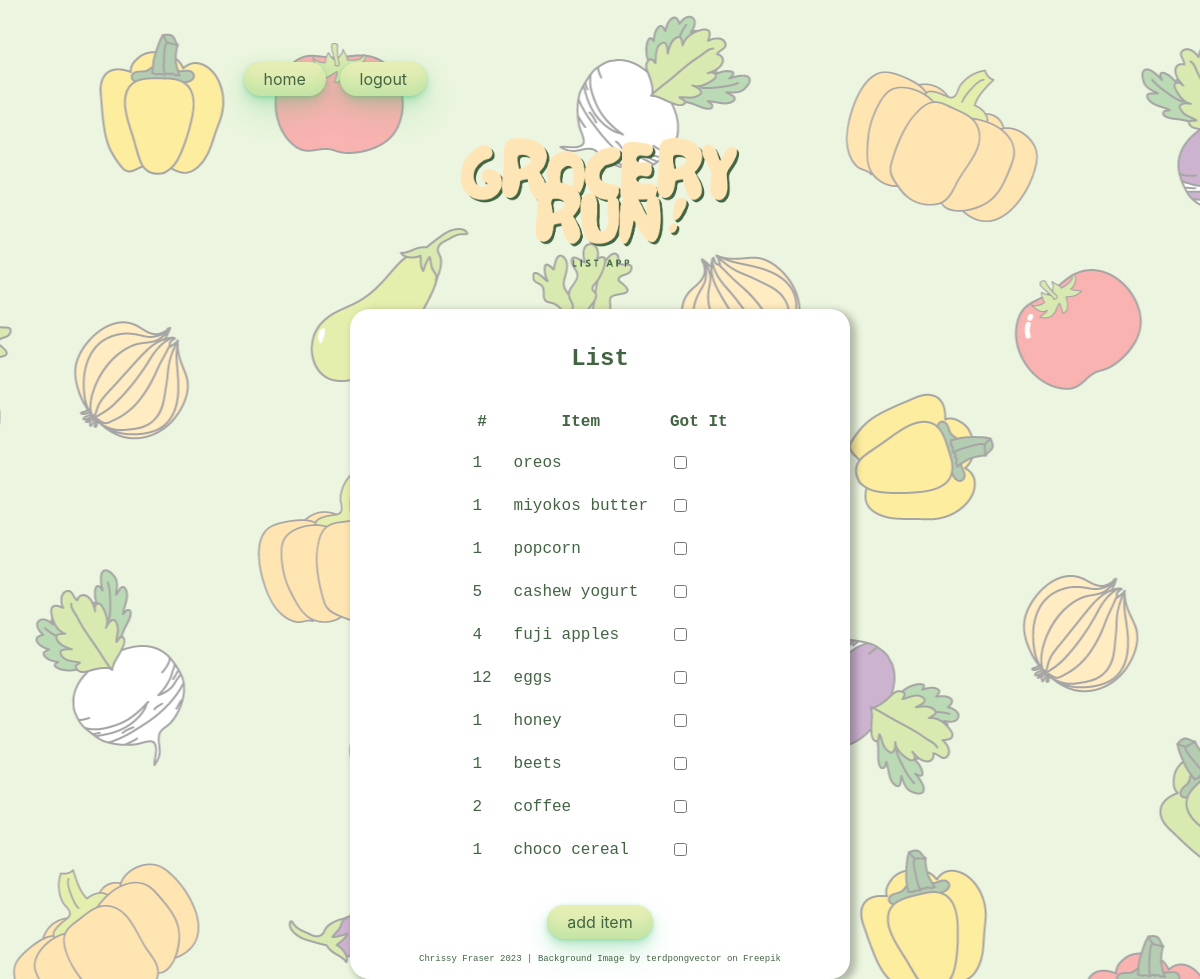
The app's page /grocery_run/home/ (signed in), older data.
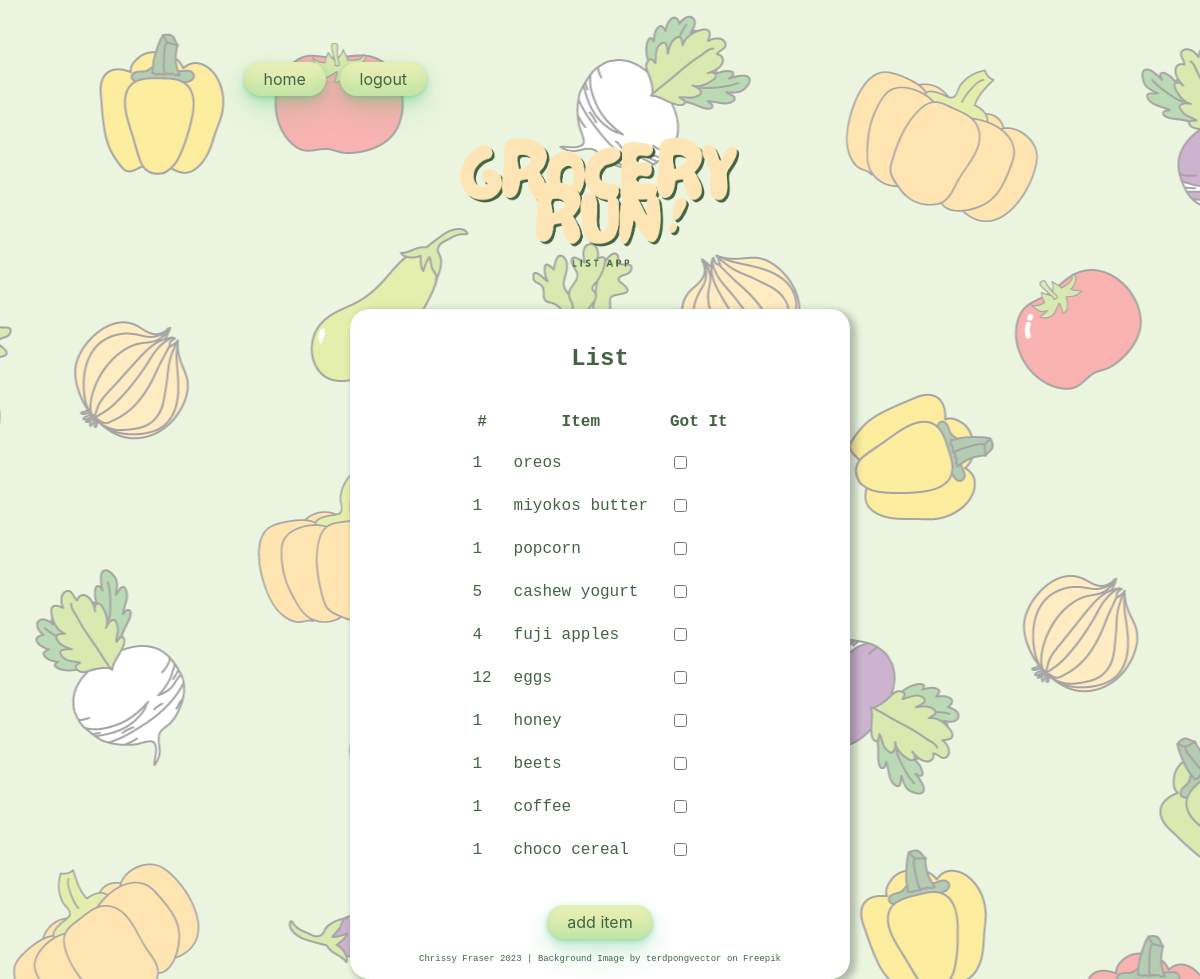
The same page, newer data.
### grocery_run/models.py (models this page shows, shortened)
class Item(models.Model):
    name = models.CharField(max_length=100)
    quantity = models.CharField(max_length=100, null=True, default=1)
    store_name = models.ForeignKey("Store", related_name="store", on_delete=models.PROTECT, null=True, blank=True)
    user = models.ForeignKey(User, related_name="user", on_delete=models.CASCADE, default=1)
    bought = models.BooleanField(default=False)

### grocery_run/views.py (the view)
# urls.py: path("home/", ItemListView.as_view(), name="home"),
class ItemListView(LoginRequiredMixin, ListView):
    model = Item
    template_name = "index.html"
    def get_queryset(self):
        return Item.objects.filter(user=self.request.user)

### grocery_run/templates/index.html
{% extends "base.html" %}
{% block content %}
<h2>List</h2>
<table table-layout="auto">
    <thead>
        <tr>
            <th>#</th>
            <th>Item</th>
            <th>Got It</th>
        </tr>
    </thead>
    <tbody>
        {% for item in object_list %}
        <tr>
            <td>{{ item.quantity }}</td>
            <td><a href="{% url 'update_item' item.id %}">{{ item.name|lower }}</a></td>
            <td><input id="checkbox" type="checkbox" | {{ item.bought }}?></td>
        </tr>
        {% endfor %}
    </tbody>
</table>
        <button class="button-33" type="button">
            <a href="{% url "create_item" %}">add item</a>
        </button>
{% endblock content%}

Row changes from the older to the newer data that the page shows:
changed Item "coffee": quantity "2" → "1"
